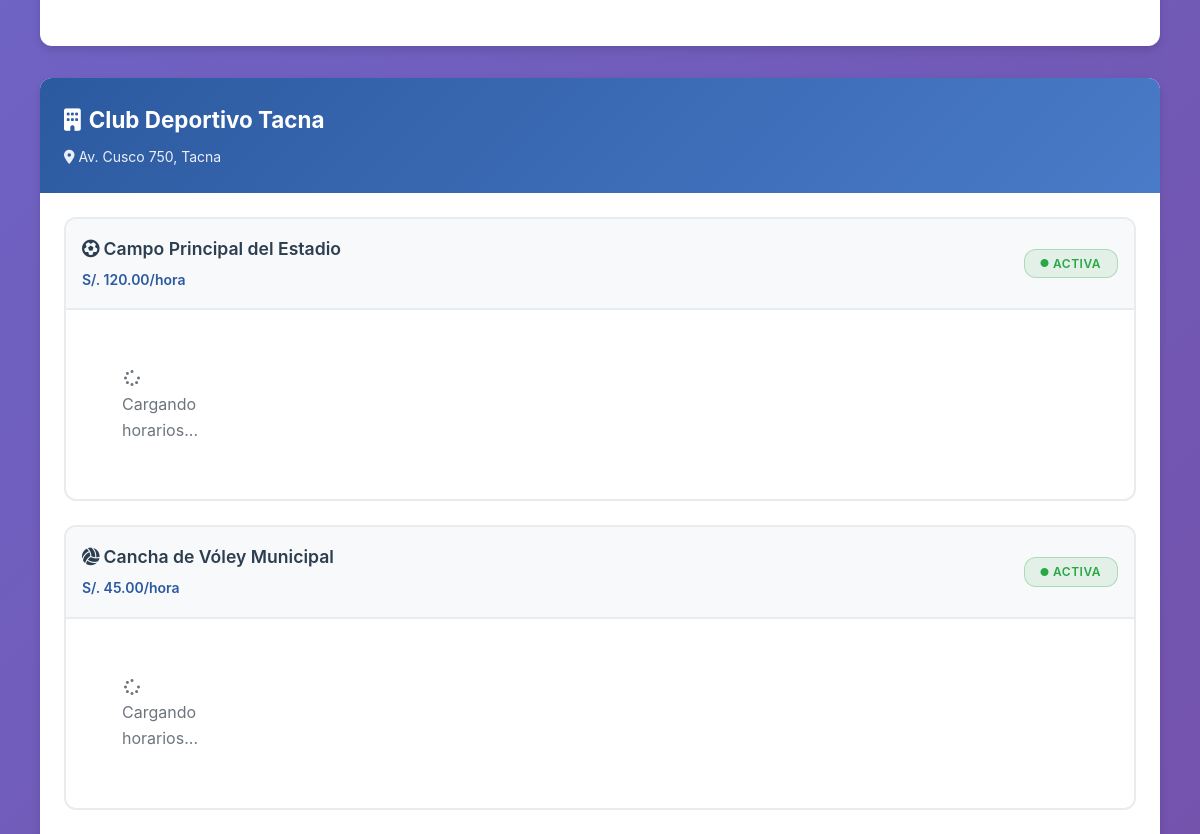
The app's page /Views/UserInsD/reservas.php (signed in, middle part), older data.
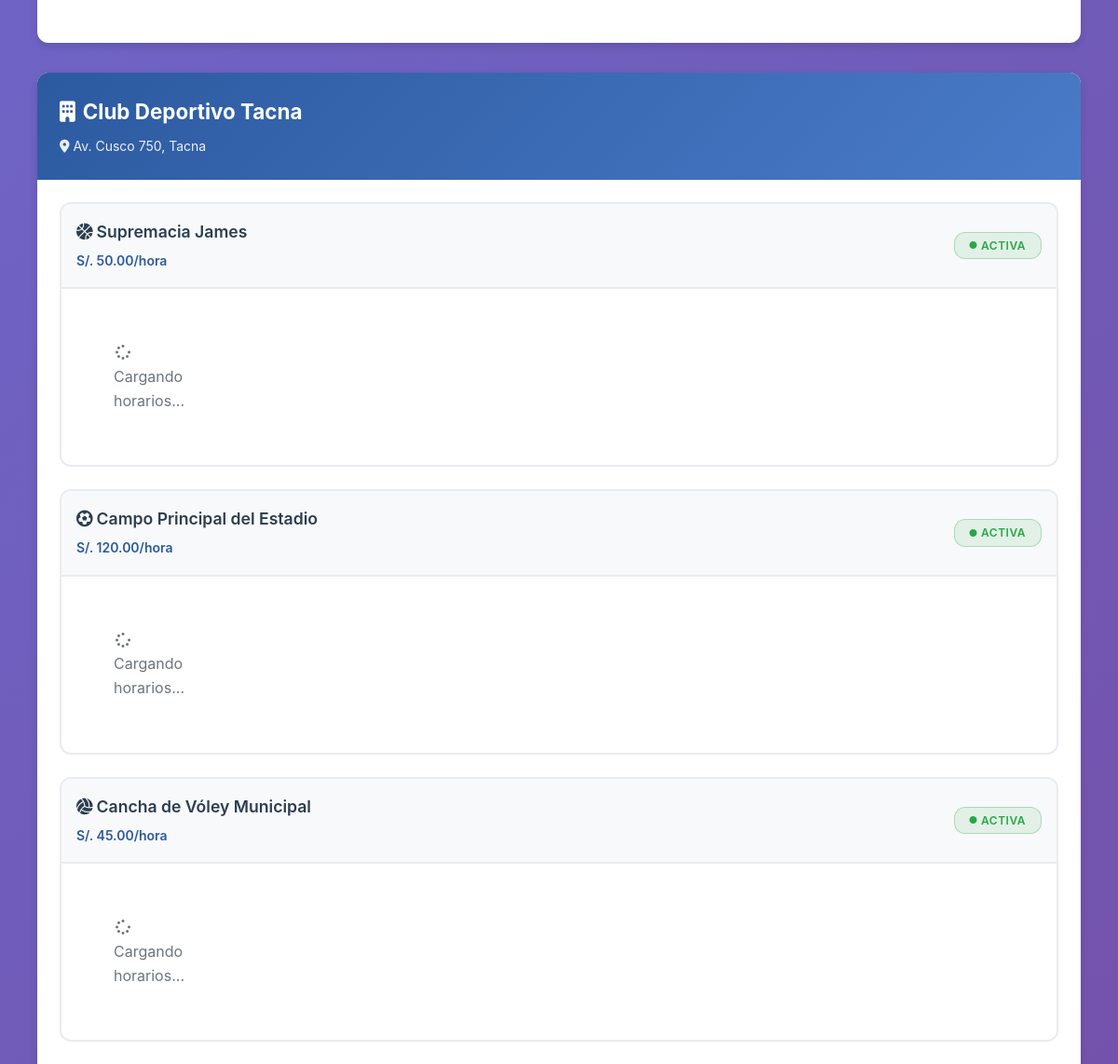
The same page, newer data.
### tables this page shows
CREATE TABLE IF NOT EXISTS `instituciones_deportivas` (
  `id` int NOT NULL AUTO_INCREMENT,
  `usuario_instalacion_id` int NOT NULL,
  `nombre` varchar(100) NOT NULL,
  `direccion` varchar(200) NOT NULL,
  `latitud` decimal(10,8) NOT NULL,
  `longitud` decimal(11,8) NOT NULL,
  `imagen` varchar(255) DEFAULT NULL,
  `tarifa` decimal(10,2) NOT NULL,
  `calificacion` decimal(3,2) DEFAULT '0.00',
  `telefono` varchar(20) NOT NULL,
  `email` varchar(100) NOT NULL,
  `descripcion` text,
  `estado` tinyint(1) NOT NULL DEFAULT '1',
  `creado_en` timestamp NOT NULL DEFAULT CURRENT_TIMESTAMP,
  PRIMARY KEY (`id`),
  KEY `usuario_instalacion_id` (`usuario_instalacion_id`),
  CONSTRAINT `instituciones_deportivas_ibfk_1` FOREIGN KEY (`usuario_instalacion_id`) REFERENCES `usuarios_instalaciones` (`id`) ON DELETE CASCADE
);

CREATE TABLE IF NOT EXISTS `areas_deportivas` (
  `id` int NOT NULL AUTO_INCREMENT,
  `institucion_deportiva_id` int NOT NULL,
  `deporte_id` int NOT NULL,
  `nombre_area` varchar(100) NOT NULL,
  `descripcion` text,
  `capacidad_jugadores` int DEFAULT NULL,
  `tarifa_por_hora` decimal(10,2) NOT NULL,
  `estado` enum('activa','mantenimiento','inactiva') DEFAULT 'activa',
  `imagen_area` varchar(255) DEFAULT NULL,
  `creado_en` timestamp NOT NULL DEFAULT CURRENT_TIMESTAMP,
  PRIMARY KEY (`id`),
  KEY `institucion_deportiva_id` (`institucion_deportiva_id`),
  KEY `deporte_id` (`deporte_id`),
  CONSTRAINT `areas_deportivas_ibfk_1` FOREIGN KEY (`institucion_deportiva_id`) REFERENCES `instituciones_deportivas` (`id`) ON DELETE CASCADE,
  CONSTRAINT `areas_deportivas_ibfk_2` FOREIGN KEY (`deporte_id`) REFERENCES `deportes` (`id`) ON DELETE CASCADE
);

### Models/InsDeporModel.php (called while the page is built, shortened)
<?php
require_once __DIR__ . '/../Config/database.php';
class InsDeporModel {
    private $conn;
    public function __construct() {
        $database = new Database();
        $this->conn = $database->getConnection();
    }
    public function getCalificacionPromedioInstalacion($instalacionId) {
        $query = "SELECT COUNT(*) as total_areas FROM areas_deportivas WHERE institucion_deportiva_id = ? AND estado = 'activa'";
        $stmt = $this->conn->prepare($query);
        $stmt->bind_param("i", $instalacionId);
        $stmt->execute();
        $result = $stmt->get_result();
        $data = $result->fetch_assoc();
        $totalAreas = $data['total_areas'];
        $calificacionSimulada = min(5.0, 3.5 + ($totalAreas * 0.3));
        return round($calificacionSimulada, 1);
    }
    public function getInstalacionesPorUsuario($usuarioInstalacionId) {
        $query = "SELECT id.*,
                         (SELECT COUNT(*) FROM areas_deportivas ad WHERE ad.institucion_deportiva_id = id.id AND ad.estado = 'activa') as total_areas,
                         (SELECT AVG(ad.tarifa_por_hora) FROM areas_deportivas ad WHERE ad.institucion_deportiva_id = id.id AND ad.estado = 'activa') as tarifa_promedio
                  FROM instituciones_deportivas id
                  WHERE id.usuario_instalacion_id = ? AND id.estado = 1";
        $stmt = $this->conn->prepare($query);
        $stmt->bind_param("i", $usuarioInstalacionId);
        $stmt->execute();
        $result = $stmt->get_result();
        $instalaciones = $this->fetchAllAssoc($result);
        foreach ($instalaciones as &$instalacion) {
            $instalacion['calificacion'] = $this->getCalificacionPromedioInstalacion($instalacion['id']);
        }
        return $instalaciones;
    }
    private function fetchAllAssoc($result) {
        $rows = [];
        if ($result) {
            while ($row = $result->fetch_assoc()) {
                $rows[] = $row;
            }
        }
        return $rows;
    }
}
?>

### Config/database.php (called while the page is built, shortened)
<?php
class Database {
    private $host;
    private $db_name;
    private $username;
    private $password;
    private $port;
    public function __construct() {
        if (isset($_ENV['MYSQL_HOST']) || getenv('MYSQL_HOST')) {
            $this->host = $_ENV['MYSQL_HOST'] ?? getenv('MYSQL_HOST');
            $this->db_name = $_ENV['MYSQL_DATABASE'] ?? getenv('MYSQL_DATABASE');
            $this->username = $_ENV['MYSQL_USER'] ?? getenv('MYSQL_USER');
            $this->password = $_ENV['MYSQL_PASSWORD'] ?? getenv('MYSQL_PASSWORD');
            $this->port = $_ENV['MYSQL_PORT'] ?? getenv('MYSQL_PORT') ?? 3306;
        } else {
            $this->host = "localhost";
            $this->db_name = "railway";
            $this->username = "root";
            $this->password = "";
            $this->port = 3306;
        }
    }
    public function getConnection() {
        $this->conn = null;
        try {
            $this->conn = new mysqli($this->host, $this->username, $this->password, $this->db_name, $this->port);
            $this->conn->set_charset("utf8");
        } catch(Exception $e) {
            echo "Error de conexión: " . $e->getMessage();
        }
        return $this->conn;
    }
}
?>

### Controllers/InsDeporController.php (called while the page is built, shortened)
<?php
require_once __DIR__ . '/../Models/InsDeporModel.php';
class InsDeporController {
    private $insDeporModel;
    public function __construct() {
        $this->insDeporModel = new InsDeporModel();
    }
    public function getInstalacionesPorUsuario($usuarioInstalacionId) {
        return $this->insDeporModel->getInstalacionesPorUsuario($usuarioInstalacionId);
    }
}
?>

### Models/AreasDeportivasModel.php (called while the page is built, shortened)
<?php
require_once __DIR__ . '/../Config/database.php';
class AreasDeportivasModel {
    private $conn;
    public function __construct() {
        $database = new Database();
        $this->conn = $database->getConnection();
    }
    private function fetchAllAssoc($result) {
        return $result->fetch_all(MYSQLI_ASSOC);
    }
    public function getAreasByInstitucion($institucionId) {
        $query = "SELECT ad.*, d.nombre as deporte_nombre, id.nombre as institucion_nombre
                  FROM areas_deportivas ad
                  INNER JOIN deportes d ON ad.deporte_id = d.id
                  INNER JOIN instituciones_deportivas id ON ad.institucion_deportiva_id = id.id
                  WHERE ad.institucion_deportiva_id = ?
                  ORDER BY ad.creado_en DESC";
        $stmt = $this->conn->prepare($query);
        $stmt->bind_param("i", $institucionId);
        $stmt->execute();
        $result = $stmt->get_result();
        return $this->fetchAllAssoc($result);
    }
}
?>

### Controllers/AreasDeportivasController.php (called while the page is built, shortened)
<?php
require_once __DIR__ . '/../Models/AreasDeportivasModel.php';
class AreasDeportivasController {
    private $areasModel;
    public function __construct() {
        $this->areasModel = new AreasDeportivasModel();
    }
    public function getAreasByInstitucion($institucionId) {
        return $this->areasModel->getAreasByInstitucion($institucionId);
    }
}
?>

### Views/UserInsD/reservas.php (the view, shortened to what the changed rows need)
<?php
require_once '../../Controllers/InsDeporController.php';
require_once '../../Controllers/AreasDeportivasController.php';
$insDeporController = new InsDeporController();
$areasController = new AreasDeportivasController();
$usuarioInstalacionId = $_SESSION['user_id'];
$misInstalaciones = $insDeporController->getInstalacionesPorUsuario($usuarioInstalacionId);
include_once 'header.php';
?>
<link rel="stylesheet" href="../../Public/cssInsDepor/reservas.css">
<div class="reservas-container">
    <div class="reservas-grid" id="reservasGrid">
        <?php if (!empty($misInstalaciones)): ?>
            <?php foreach ($misInstalaciones as $instalacion): ?>
                <div class="instalacion-reservas" data-instalacion-id="<?= $instalacion['id'] ?>">
                    <div class="instalacion-header">
                        <h3><i class="fas fa-building"></i> <?= htmlspecialchars($instalacion['nombre']) ?></h3>
                        <div class="instalacion-info">
                            <span class="direccion"><i class="fas fa-map-marker-alt"></i> <?= htmlspecialchars($instalacion['direccion']) ?></span>
                        </div>
                    </div>
                    <div class="areas-deportivas">
                        <?php
                        $areasDeportivas = $areasController->getAreasByInstitucion($instalacion['id']);
                        if (empty($areasDeportivas)):
                        ?>
                            <div class="no-areas">
                                <p>No hay áreas deportivas registradas para esta instalación</p>
                                <a href="areas_deportivas.php?instalacion=<?= $instalacion['id'] ?>" class="btn-primary">
                                    <i class="fas fa-plus"></i> Agregar Áreas
                                </a>
                            </div>
                        <?php else: ?>
                            <?php foreach ($areasDeportivas as $area):
                                $iconoDeporte = $area['deporte_id'] == 1 ? 'fas fa-futbol' :
                                              ($area['deporte_id'] == 2 ? 'fas fa-volleyball-ball' : 'fas fa-basketball-ball');
                                $nombreDeporte = $area['deporte_id'] == 1 ? 'futbol' :
                                               ($area['deporte_id'] == 2 ? 'voley' : 'basquet');
                            ?>
                            <div class="area-deportiva" data-area-id="<?= $area['id'] ?>" data-deporte="<?= $nombreDeporte ?>">
                                <div class="area-header">
                                    <div class="area-info">
                                        <h4><i class="<?= $iconoDeporte ?>"></i> <?= htmlspecialchars($area['nombre_area']) ?></h4>
                                        <span class="tarifa">S/. <?= number_format($area['tarifa_por_hora'], 2) ?>/hora</span>
                                    </div>
                                    <div class="area-estado <?= $area['estado'] === 'activa' ? 'activa' : 'mantenimiento' ?>">
                                        <i class="fas fa-<?= $area['estado'] === 'activa' ? 'circle' : 'tools' ?>"></i>
                                        <?= ucfirst($area['estado']) ?>
                                    </div>
                                </div>
                                <?php if ($area['estado'] === 'activa'): ?>
                                <div class="horarios-grid" data-area-id="<?= $area['id'] ?>">
                                    <div class="loading-horarios">
                                        <i class="fas fa-spinner fa-spin"></i>
                                        <p>Cargando horarios...</p>
                                    </div>
                                </div>
                                <?php endif; ?>
                            </div>
                            <?php endforeach; ?>
                        <?php endif; ?>
                    </div>
                </div>
            <?php endforeach; ?>
        <?php endif; ?>
    </div>
</div>
<?php include_once 'footer.php'; ?>

Row changes from the older to the newer data that the page shows:
added areas_deportivas: nombre_area "Supremacia James", tarifa_por_hora "50.00", estado "ACTIVA"
